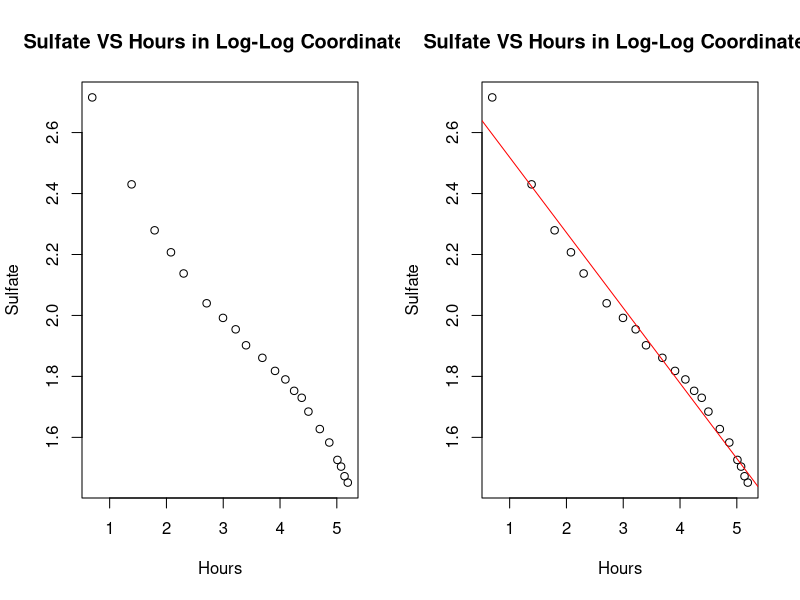
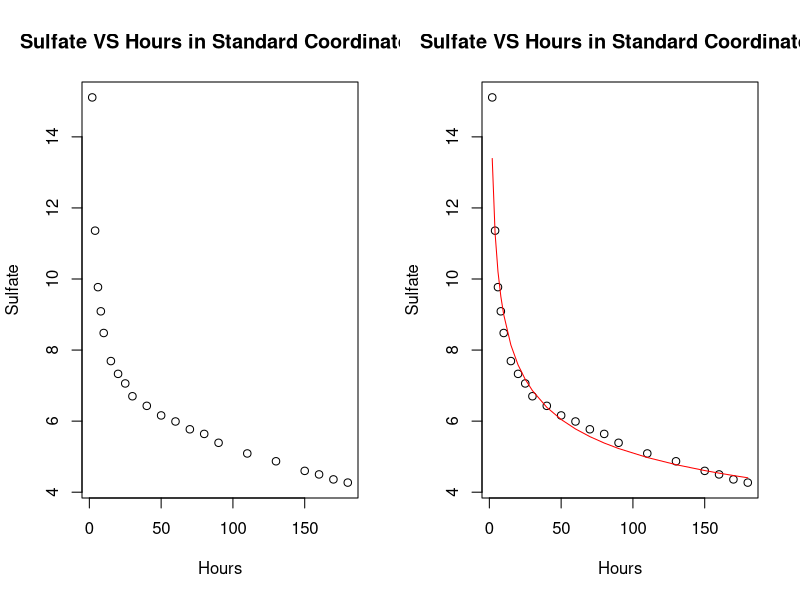
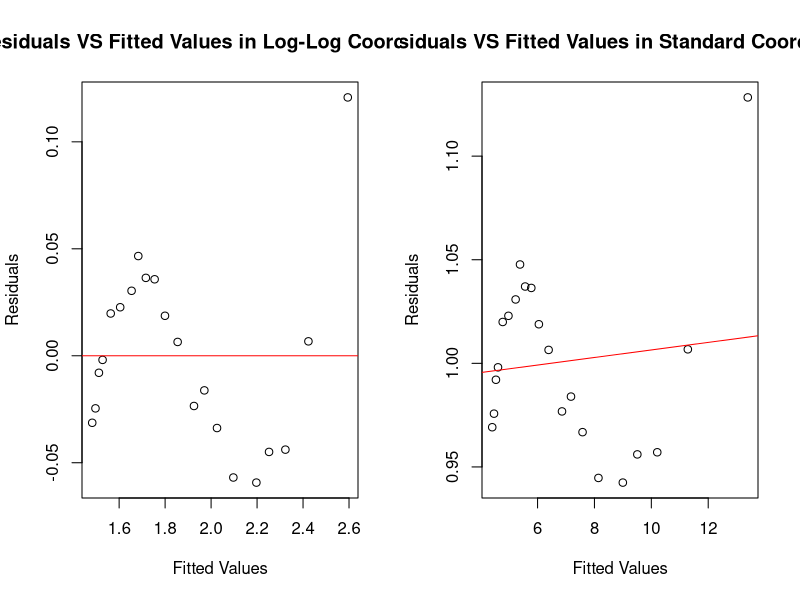

These charts were generated, in order, by the following R code:
graphics.off()
setwd("~/Projects/classes/aml/homework_four")

dat <- read.table("brunhild.txt", header = TRUE, sep = "\t")
dat <- log(dat)
lm_reg <- glm(dat$Sulfate~dat$Hours)

par(mfrow=c(1,2))
plot(dat, main = "Sulfate VS Hours in Log-Log Coordinates")
plot(dat, main = "Sulfate VS Hours in Log-Log Coordinates")
abline(glm(dat$Sulfate~dat$Hours), col=c("red"))
dev.copy(png,"79_A.png",width=10,height=6,units="in",res=150)
dev.off()
graphics.off()

par(mfrow=c(1,2))
plot(exp(dat), main = "Sulfate VS Hours in Standard Coordinates")
plot(exp(dat), main = "Sulfate VS Hours in Standard Coordinates")
lines(exp(dat$Hours), exp(predict(lm_reg, data.frame(x = dat$Hours))), col = c("red"))
dev.copy(png,"79_B.png",width=10,height=6,units="in",res=150)
dev.off()
graphics.off()

par(mfrow=c(1,2))
plot(lm_reg$fitted.values ,lm_reg$residuals, xlab = "Fitted Values", ylab = "Residuals", main = "Residuals VS Fitted Values in Log-Log Coordinates")
abline(glm(lm_reg$residuals~lm_reg$fitted.values), col=c("red"))
plot(exp(lm_reg$fitted.values) ,exp(lm_reg$residuals), xlab = "Fitted Values", ylab = "Residuals", main = "Residuals VS Fitted Values in Standard Coordinates")
abline(glm(exp(lm_reg$residuals)~exp(lm_reg$fitted.values)), col=c("red"))
dev.copy(png,"79_C.png",width=10,height=6,units="in",res=150)
dev.off()

